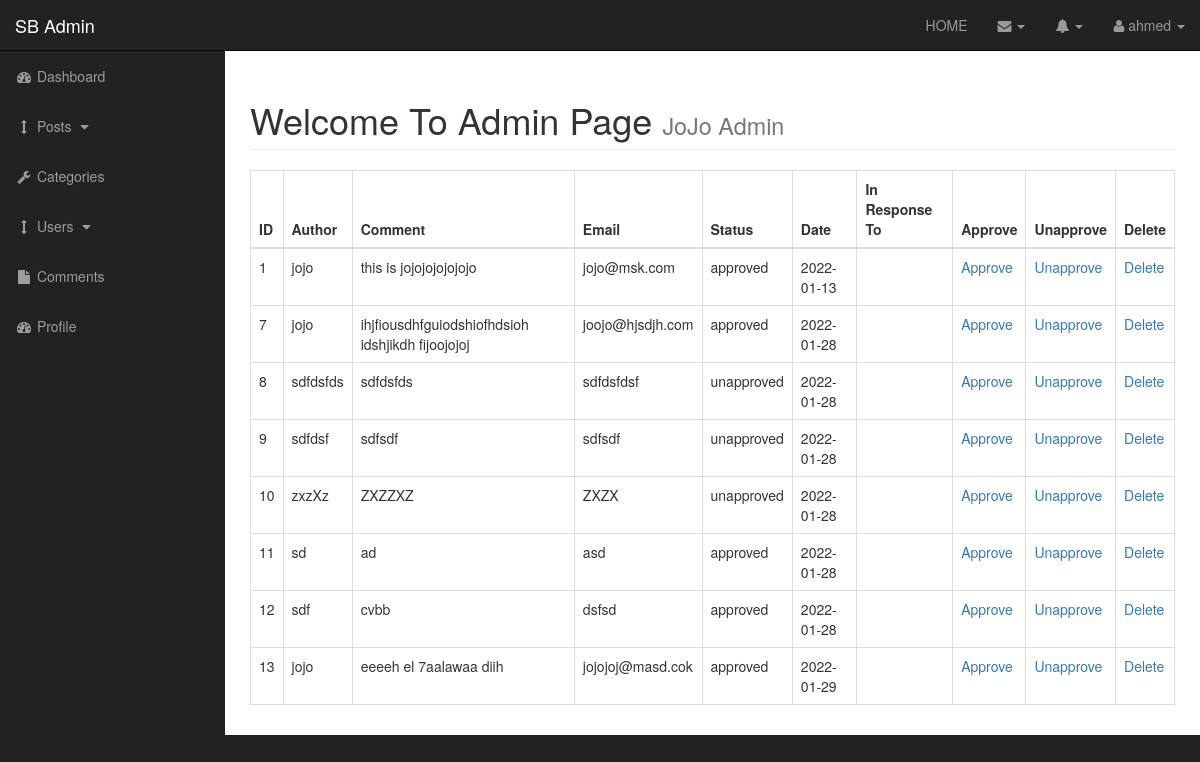
/admin/comments.php (signed in), run on the app's committed database.
### tables this page shows
CREATE TABLE `comments` (
  `comment_id` int(3) NOT NULL,
  `comment_post_id` int(11) NOT NULL,
  `comment_author` varchar(150) NOT NULL,
  `comment_email` varchar(150) NOT NULL,
  `comment_content` text NOT NULL,
  `comment_status` varchar(150) NOT NULL,
  `comment_date` date NOT NULL
);

### admin/includes/view_all_comments.php (the view, shortened to what this page needs)
<table class="table table-bordered table-hover">
    <thead>
        <tr>
            <th>ID</th>
            <th>Author</th>
            <th>Comment</th>
            <th>Email</th>
            <th>Status</th>
            <th>Date</th>
            <th>In Response To</th>
            <th>Approve</th>
            <th>Unapprove</th>
            <th>Delete</th>
        </tr>
    </thead>
    <tbody>
        <?php
        $query = "SELECT * FROM comments";
        $select_comments = mysqli_query($connection,$query);
        while($row = mysqli_fetch_assoc($select_comments))
        {
            $comment_id = $row['comment_id'];
            $comment_author = $row['comment_author'];
            $comment_email = $row['comment_email'];
            $comment_content = $row['comment_content'];
            $comment_status = $row['comment_status'];
            $comment_date = $row['comment_date'];
            echo "<tr>";
            echo "<td>$comment_id</td>";
            echo "<td>$comment_author</td>";
            echo "<td>$comment_content</td>";
            echo "<td>$comment_email</td>";
            echo "<td>$comment_status</td>";
            echo "<td>$comment_date</td>";
            echo "<td><a href ='../post.php?p_id=$post_id'>$post_title</a></td>";
            echo "<td><a href ='comments.php?approve=$comment_id'>Approve</a></td>";
            echo "<td><a href ='comments.php?unapprove=$comment_id'>Unapprove</a></td>";
            echo "<td><a href ='comments.php?delete=$comment_id'>Delete</a></td>";
            echo "</tr>";
        }
        ?>
    </tbody>
</table>

### admin/css/sb-admin.css (style rules this page uses)
body { margin-top: 100px; background-color: #222; }
@media (min-width:768px) { body { margin-top: 50px; } }

### data on the page
comments: comment_id "1", comment_author "jojo", comment_content "this is jojojojojojojo", comment_email "jojo@msk.com", comment_status "approved", comment_date "2022-01-13"
comments: comment_id "7", comment_author "jojo", comment_content "ihjfiousdhfguiodshiofhdsioh idshjikdh fijoojojoj", comment_email "joojo@hjsdjh.com", comment_status "approved", comment_date "2022-01-28"
comments: comment_id "8", comment_author "sdfdsfds", comment_content "sdfdsfds", comment_email "sdfdsfdsf", comment_status "unapproved", comment_date "2022-01-28"
comments: comment_id "9", comment_author "sdfdsf", comment_content "sdfsdf", comment_email "sdfsdf", comment_status "unapproved", comment_date "2022-01-28"
comments: comment_id "10", comment_author "zxzXz", comment_content "ZXZZXZ", comment_email "ZXZX", comment_status "unapproved", comment_date "2022-01-28"
comments: comment_id "11", comment_author "sd", comment_content "ad", comment_email "asd", comment_status "approved", comment_date "2022-01-28"
comments: comment_id "12", comment_author "sdf", comment_content "cvbb", comment_email "dsfsd", comment_status "approved", comment_date "2022-01-28"
comments: comment_id "13", comment_author "jojo", comment_content "eeeeh el 7aalawaa diih", comment_email "jojojoj@masd.cok", comment_status "approved", comment_date "2022-01-29"

### other printed values
$_SESSION['username'] "ahmed"
